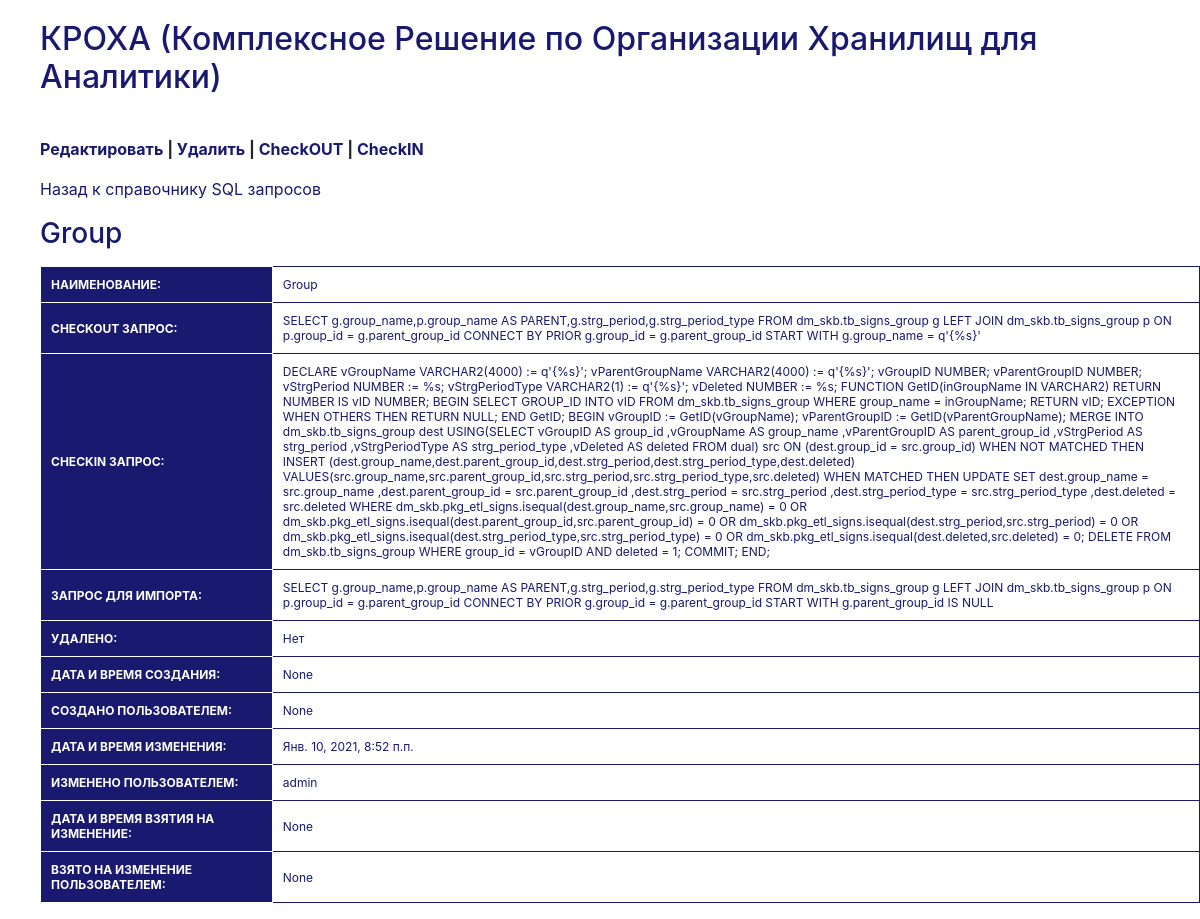
The page /sqlquery/1/ on the database its author committed.
### DWHLegator/models.py (models this page shows, shortened)
class ModelSysFields(models.Model):
    created = models.DateTimeField(null=True,verbose_name = 'Дата и время создания:')
    created_by = models.CharField(max_length = 256,null=True,verbose_name = 'Создано пользователем:')
    modified = models.DateTimeField(default=timezone.now,null=True,verbose_name = 'Дата и время изменения:')
    modified_by = models.CharField(max_length = 256,null=True,verbose_name = 'Изменено пользователем:')
    checked_out = models.DateTimeField(null = True,verbose_name = 'Дата и время взятия на изменение:')
    checked_out_by = models.CharField(max_length = 256,null=True,verbose_name = 'Взято на изменение пользователем:')
    YES = 1
    NO = 0
    DELETED_IN_CHOICES = [(YES,'Да'),(NO,'Нет')]
    deleted = models.IntegerField(default = NO,choices=DELETED_IN_CHOICES,verbose_name='Удалено:')
    class Meta:
        abstract = True
    def get_deleted_label(self):
        return self._meta.get_field('deleted').verbose_name.title()
    def get_created_label(self):
        return self._meta.get_field('created').verbose_name.title()
    def get_created_by_label(self):
        return self._meta.get_field('created_by').verbose_name.title()
    def get_modified_label(self):
        return self._meta.get_field('modified').verbose_name.title()
    def get_modified_by_label(self):
        return self._meta.get_field('modified_by').verbose_name.title()
    def get_checked_out_label(self):
        return self._meta.get_field('checked_out').verbose_name.title()
    def get_checked_out_by_label(self):
        return self._meta.get_field('checked_out_by').verbose_name.title()

class SQLlist(ModelSysFields):
    sql_name = models.CharField(max_length = 256,unique = True,verbose_name = 'Наименование:')
    checkout_sql = models.TextField(null = True,blank = True,verbose_name = 'CHECKOUT - запрос:')
    checkout_sql_all = models.TextField(null = True,blank = True,verbose_name = 'IMPORT - запрос:')
    checkin_sql = models.TextField(null = True,blank = True,verbose_name = 'CHECKIN - запрос:')

### DWHLegator/sqls.py (the view)
# urls.py: path('sqlquery/<int:pk>/', sqls.sql_detail, name='sql_detail'),
def sql_detail(request, pk):
    sql = get_object_or_404(SQLlist, pk=pk)
    return render(request, 'sql_detail.html', {'sql': sql})

### DWHLegator/templates/sql_detail.html (shortened to what this page needs)
{% extends 'base.html' %}
{% block content %}
    <div class="sql_detail">
		<ul><a href="{% url 'sql_edit' pk=sql.pk %}"><b>Редактировать</b></a><b> | </b>
		    <a href="{% url 'sql_del' pk=sql.pk %}"><b>Удалить</b></a><b> | </b>
			<a href="{% url 'sql_checkout' pk=sql.pk %}"><b>CheckOUT</b></a><b> | </b>
			<a href="{% url 'sql_checkin' pk=sql.pk %}"><b>CheckIN</b></a>
	    </ul>
        <ul><a href="{% url 'sql_list' %}">Назад к справочнику SQL запросов</a></ul>
        <ul><h3>{{ sql.sql_name }}</h3></ul>
		<ul><table>
			<tr><th style="width:20%">Наименование:</th><td>{{ sql.sql_name }}</td></tr>
			<tr><th>CHECKOUT запрос:</th><td>{{ sql.checkout_sql }}</td></tr>
			<tr><th>CHECKIN запрос:</th><td>{{ sql.checkin_sql }}</td></tr>
			<tr><th>Запрос для импорта:</th><td>{{ sql.checkout_sql_all }}</td></tr>
			<tr><th>{{ sql.get_deleted_label }}</th><td>{{ sql.get_deleted_display }}</td></tr>
			<tr><th>{{ sql.get_created_label }}</th><td>{{ sql.created }}</td></tr>
			<tr><th>{{ sql.get_created_by_label }}</th><td>{{ sql.created_by }}</td></tr>
			<tr><th>{{ sql.get_modified_label }}</th><td>{{ sql.modified }}</td></tr>
			<tr><th>{{ sql.get_modified_by_label }}</th><td>{{ sql.modified_by }}</td></tr>
			<tr><th>{{ sql.get_checked_out_label }}</th><td>{{ sql.checked_out }}</td></tr>
			<tr><th>{{ sql.get_checked_out_by_label }}</th><td>{{ sql.checked_out_by }}</td></tr>
		 </table></ul>
    </div>
{% endblock %}

### DWHLegator/static/css/homepage.css (style rules this page uses)
﻿h1,h2,h3,h4,h5,a,a:hover,label { color: Midnightblue; }
table { border-collapse: collapse; font-size: 12px; }
th { background-color: Midnightblue; color: White; border: 1px solid White; text-transform: uppercase; padding: 10px 10px; }
td { border: 1px solid Midnightblue; color: Midnightblue; padding: 10px 10px; }

### rows shown on the page
SQLlist: sql_name "Group", checkout_sql "SELECT g.group_name,p.group_name AS PARENT,g.strg_period,g.strg_period_type FROM dm_skb.tb_signs_group g LEFT JOIN dm_skb.tb_signs_group p ON p.group_id = g.parent_group_id CONNECT BY PRIOR g.group_id = g.parent_group_id START WITH g.group_name = q'{%s}'", checkin_sql "DECLARE vGroupName VARCHAR2(4000) := q'{%s}'; vParentGroupName VARCHAR2(4000) := q'{%s}'; vGroupID NUMBER; vParentGroupID NUMBER; vStrgPeriod NUMBER := %s; vStrgPeriodType VARCHAR2(1) := q'{%s}'; vDeleted NUMBER := %s; FUNCTION GetID(inGroupName IN VARCHAR2) RETURN NUMBER IS vID NUMBER; BEGIN SELECT GROUP_ID INTO vID FROM dm_skb.tb_signs_group WHERE group_name = inGroupName; RETURN vID; EXCEPTION WHEN OTHERS THEN RETURN NULL; END GetID; BEGIN vGroupID := GetID(vGroupName); vParentGroupID := GetID(vParentGroupName); MERGE INTO dm_skb.tb_signs_group dest USING(SELECT vGroupID AS group_id ,vGroupName AS group_name ,vParentGroupID AS parent_group_id ,vStrgPeriod AS strg_period ,vStrgPeriodType…", checkout_sql_all "SELECT g.group_name,p.group_name AS PARENT,g.strg_period,g.strg_period_type FROM dm_skb.tb_signs_group g LEFT JOIN dm_skb.tb_signs_group p ON p.group_id = g.parent_group_id CONNECT BY PRIOR g.group_id = g.parent_group_id START WITH g.parent_group_id IS NULL", get_deleted_label "УДАЛЕНО:", deleted "Нет", get_created_label "ДАТА И ВРЕМЯ СОЗДАНИЯ:", created "None", get_created_by_label "СОЗДАНО ПОЛЬЗОВАТЕЛЕМ:", created_by "None", get_modified_label "ДАТА И ВРЕМЯ ИЗМЕНЕНИЯ:", modified "Янв. 10, 2021, 8:52 п.п.", get_modified_by_label "ИЗМЕНЕНО ПОЛЬЗОВАТЕЛЕМ:", modified_by "admin", get_checked_out_label "ДАТА И ВРЕМЯ ВЗЯТИЯ НА ИЗМЕНЕНИЕ:", checked_out "None", get_checked_out_by_label "ВЗЯТО НА ИЗМЕНЕНИЕ ПОЛЬЗОВАТЕЛЕМ:", checked_out_by "None"
